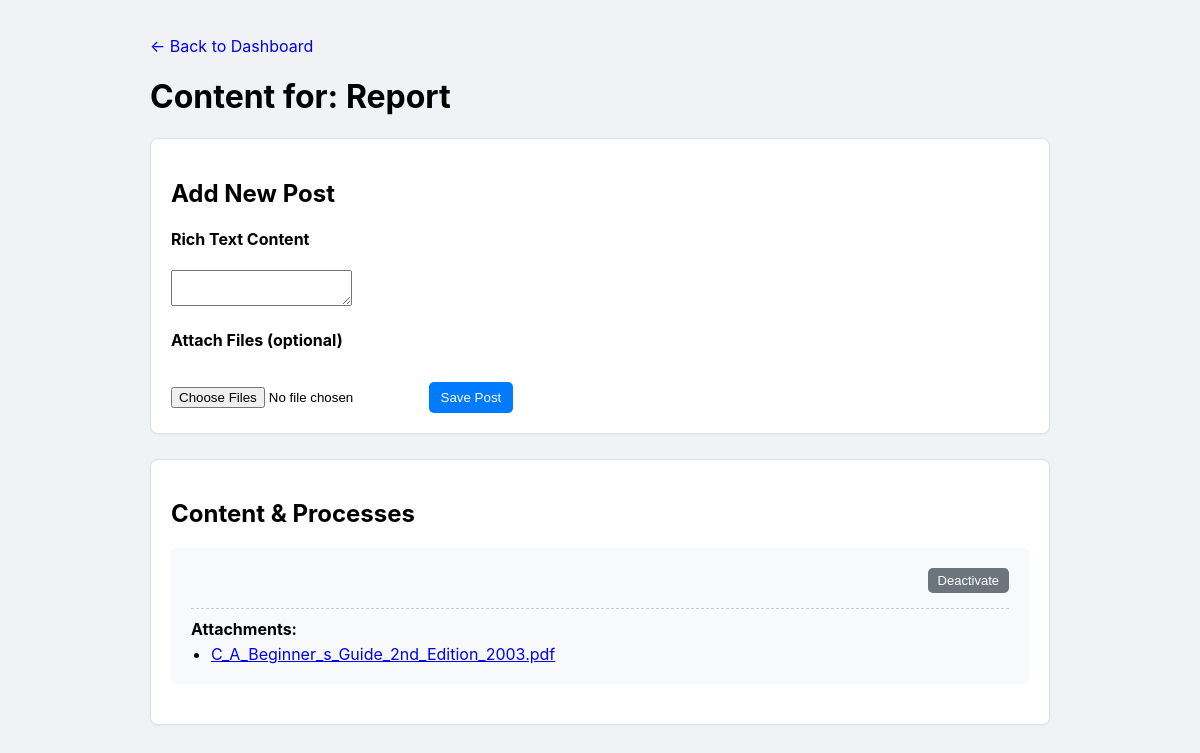
The app's page /department/Finance/menu/1 (signed in), older data.
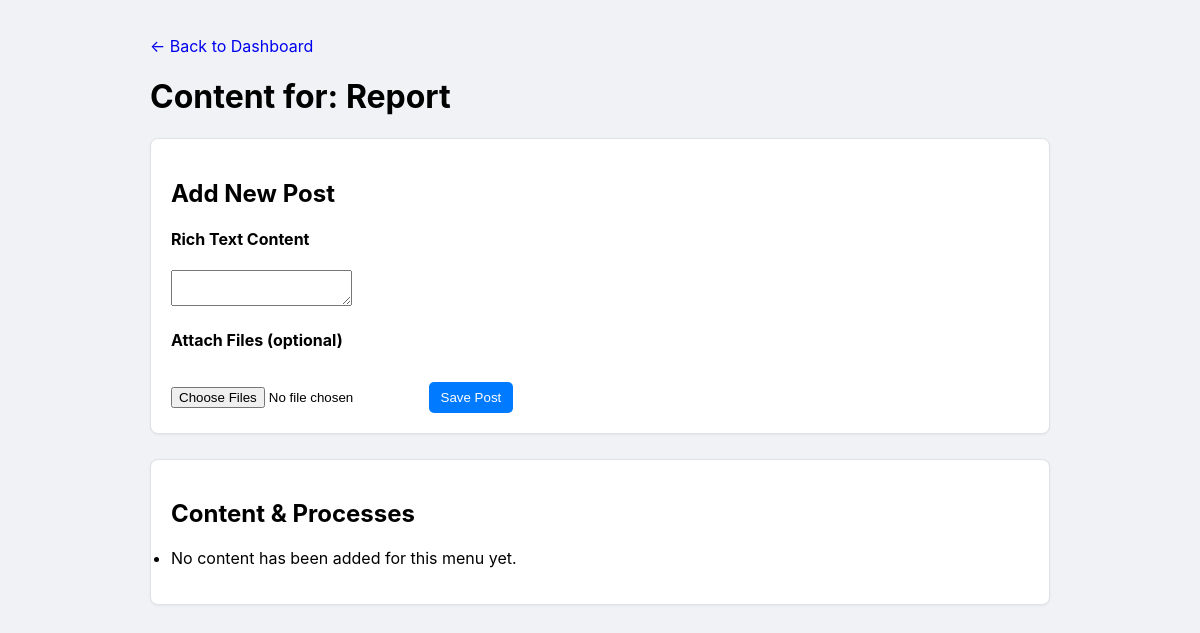
The same page, newer data.
### database.py (models this page shows)
class Menu(db.Model):
    __tablename__ = 'menu'
    id = db.Column(db.Integer, primary_key=True)
    name = db.Column(db.String(150), nullable=False)
    active = db.Column(db.Boolean, default=True, nullable=False)
    parent_id = db.Column(db.Integer, db.ForeignKey('menu.id'))
    department_id = db.Column(db.Integer, db.ForeignKey('department.id'), nullable=False)
    department = relationship("Department", back_populates="menus")
    parent = relationship('Menu', remote_side=[id], back_populates='children')
    children = relationship('Menu', back_populates='parent', cascade="all, delete-orphan")
    posts = relationship("Post", back_populates="menu", cascade="all, delete-orphan")

class Post(db.Model):
    id = db.Column(db.Integer, primary_key=True)
    active = db.Column(db.Boolean, default=True, nullable=False)
    rich_content = db.Column(db.Text, nullable=True)
    scraped_file_content = db.Column(db.Text, nullable=True)
    menu_id = db.Column(db.Integer, db.ForeignKey('menu.id'), nullable=False)
    menu = relationship("Menu", back_populates="posts")
    attachments = relationship("FileAttachment", back_populates="post", cascade="all, delete-orphan")

class FileAttachment(db.Model):
    id = db.Column(db.Integer, primary_key=True)
    filename = db.Column(db.String(255), nullable=False)
    post_id = db.Column(db.Integer, db.ForeignKey('post.id'), nullable=False)
    post = relationship("Post", back_populates="attachments")

### app.py (the view, shortened to what this page needs)
@app.route('/department/<string:department_name>/menu/<int:menu_id>', methods=['GET', 'POST'])
def menu_content_page(department_name, menu_id):
    user, is_super_admin = get_current_user_and_permissions()
    if not user: return redirect(url_for('login'))
    menu = db.session.get(Menu, menu_id)
    if not menu:
        flash("Menu not found.", "danger"); return redirect(url_for('department_dashboard', department_name=department_name))
    can_edit = can_user_edit_department(user, menu.department, is_super_admin)
    if not menu.active and not can_edit:
        flash('This menu is inactive and cannot be viewed.', 'danger'); return redirect(url_for('department_dashboard', department_name=department_name))
    return render_template('menu_content.html', menu=menu, can_edit=can_edit, user=user)

### app.py (called while the page is built)
def get_current_user_and_permissions():
    if 'user_id' not in session: return None, False
    user = db.session.get(User, session['user_id'])
    is_super_admin = user.role == 'superadmin' if user else False
    return user, is_super_admin

def can_user_edit_department(user, department, is_super_admin):
    if not user: return False
    return is_super_admin or (user.role == 'admin' and department and user.department_id == department.id)

### templates/menu_content.html (shortened to what this page needs)
<!DOCTYPE html>
<html lang="en">
<head>
</head>
<body>
    <div class="main-content">
        <p><a href="{{ url_for('department_dashboard', department_name=menu.department.name) }}" style="text-decoration: none;">← Back to Dashboard</a></p>
        <h1>Content for: {{ menu.name }}</h1>
        {% if can_edit %}
        <div class="container">
            <h2>Add New Post</h2>
            <form method="post" enctype="multipart/form-data">
                <h4>Rich Text Content</h4>
                <textarea id="rich-text-editor" name="content"></textarea>
                <h4 style="margin-top: 20px;">Attach Files (optional)</h4>
                <input type="file" name="files[]" multiple>
                <button type="submit" style="margin-top: 10px; background-color:#007bff;">Save Post</button>
            </form>
        </div>
        {% endif %}
        <div class="container">
            <h2>Content & Processes</h2>
            <ul>
                {% for post in menu.posts|sort(attribute='id', reverse=True) %}
                  {% if post.active or can_edit %}
                    <li id="post-{{ post.id }}" class="post-item {% if not post.active %}inactive{% endif %}">
                        {% if can_edit %}
                        <div class="actions">
                            <form method="post" action="{{ url_for('toggle_post_status', post_id=post.id) }}"><button type="submit" class="button-sm" style="background-color:#6c757d;">{{'Deactivate' if post.active else 'Activate'}}</button></form>
                        </div>
                        {% endif %}
                        {% if post.attachments %}
                        <div class="post-attachments" style="margin-top: 15px; padding-top: 10px; border-top: 1px dashed #ccc;">
                            <strong>Attachments:</strong>
                            <ul>
                                {% for attachment in post.attachments %}
                                    <li><a href="{{ url_for('download_file', file_id=attachment.id) }}">{{ attachment.filename }}</a></li>
                                {% endfor %}
                            </ul>
                        </div>
                        {% endif %}
                    </li>
                  {% endif %}
                {% else %}
                  <li>No content has been added for this menu yet.</li>
                {% endfor %}
            </ul>
        </div>
    </div>
</body>
</html>

### templates/menu_content.html (style rules this page uses)
body { font-family: -apple-system, BlinkMacSystemFont, "Segoe UI", Roboto, "Helvetica Neue", Arial, sans-serif; background-color: #f0f2f5; margin: 0; padding: 20px; }
.main-content { max-width: 900px; margin: auto; }
.container { border: 1px solid #dee2e6; padding: 20px; margin-bottom: 25px; border-radius: 8px; background: white; box-shadow: 0 1px 3px rgba(0,0,0,0.05); }
ul { padding: 0; }
button, .button-sm { padding: 8px 12px; border:none; border-radius:5px; color:white; cursor:pointer; text-decoration: none; display:inline-block; }

Row changes from the older to the newer data that the page shows:
no longer on this page (row edited): Post: active "Deactivate"
no longer on this page (row unchanged): FileAttachment: filename "C_A_Beginner_s_Guide_2nd_Edition_2003.pdf"
Text that changed along with them:
text now shown: "No content has been added for this menu yet."
